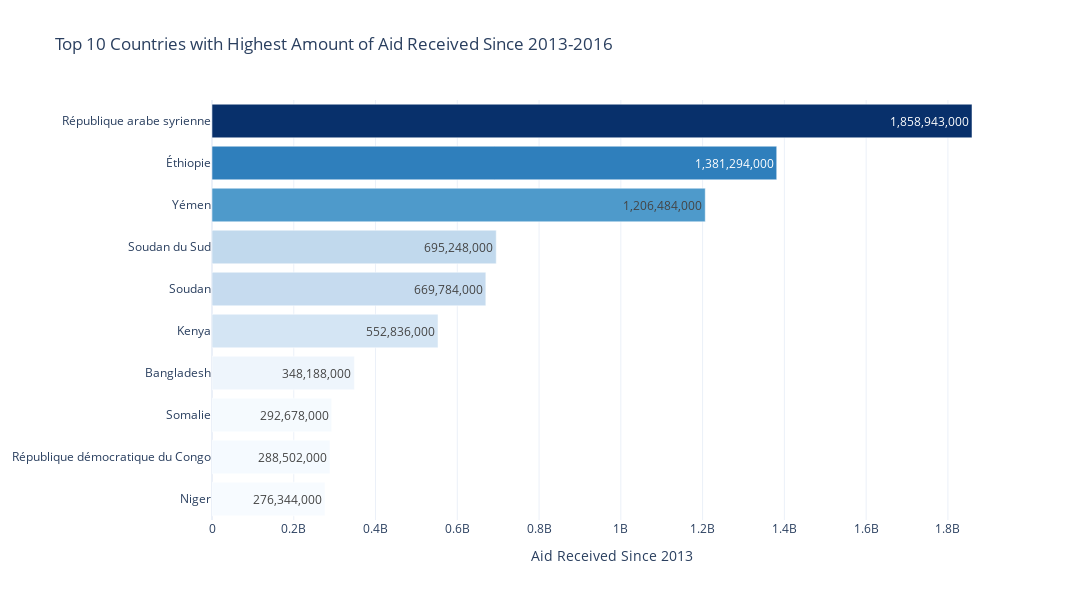

Notebook code for this chart:
### Code cell
aide_alimentaire_total = aide_alimentaire_total.sort_values(by='Valeur', ascending=False).head(10)

# Create the bar chart using Plotly
fig = px.bar(aide_alimentaire_total, x='Valeur', y='Zone', orientation='h', 
             title='Top 10 Countries with Highest Amount of Aid Received Since 2013-2016', 
             labels={'Valeur': 'Aid Received', 'Zone': 'Country'},
             text='Valeur',
             color='Valeur', color_continuous_scale='blues')

# Update the layout to invert the y-axis and remove x-axis title and color bar
fig.update_layout(
    yaxis=dict(autorange='reversed', title=None),
    xaxis_title='Aid Received Since 2013',
    coloraxis_showscale=False,
    width=1200,
    height=600,
    template='plotly_white',
)

# Format the text to be displayed directly on the bars
fig.update_traces(texttemplate='%{text:,.0f}', textposition='inside')

# Show the figure
fig.show()

### Figure 1 — Plotly figure (JSON) as saved in the notebook; plotly's stock layout.template omitted (floating-point values rounded to 4 significant figures)
{"data": [{"alignmentgroup": "True", "hovertemplate": "Aid Received=%{marker.color}<br>Country=%{y}<extra></extra>", "legendgroup": "", "marker": {"color": [1858943000, 1381294000, 1206484000, 695248000, 669784000, 552836000, 348188000, 292678000, 288502000, 276344000], "coloraxis": "coloraxis", "pattern": {"shape": ""}}, "name": "", "offsetgroup": "", "orientation": "h", "showlegend": false, "text": [1858943000, 1381294000, 1206484000, 695248000, 669784000, 552836000, 348188000, 292678000, 288502000, 276344000], "textposition": "inside", "texttemplate": "%{text:,.0f}", "type": "bar", "x": [1858943000, 1381294000, 1206484000, 695248000, 669784000, 552836000, 348188000, 292678000, 288502000, 276344000], "xaxis": "x", "y": ["République arabe syrienne", "Éthiopie", "Yémen", "Soudan du Sud", "Soudan", "Kenya", "Bangladesh", "Somalie", "République démocratique du Congo", "Niger"], "yaxis": "y"}], "layout": {"barmode": "relative", "coloraxis": {"colorbar": {"title": {"text": "Aid Received"}}, "colorscale": [[0, "rgb(247,251,255)"], [0.125, "rgb(222,235,247)"], [0.25, "rgb(198,219,239)"], [0.375, "rgb(158,202,225)"], [0.5, "rgb(107,174,214)"], [0.625, "rgb(66,146,198)"], [0.75, "rgb(33,113,181)"], [0.875, "rgb(8,81,156)"], [1, "rgb(8,48,107)"]], "showscale": false}, "height": 600, "legend": {"tracegroupgap": 0}, "title": {"text": "Top 10 Countries with Highest Amount of Aid Received Since 2013-2016"}, "width": 1200, "xaxis": {"anchor": "y", "domain": [0, 1], "title": {"text": "Aid Received Since 2013"}}, "yaxis": {"anchor": "x", "autorange": "reversed", "domain": [0, 1], "title": {}}}}
